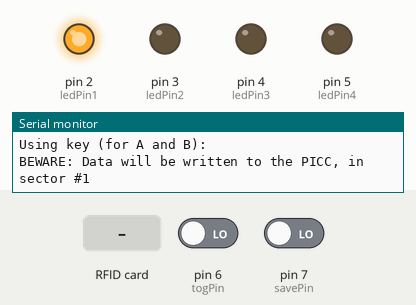
The sketch below on a simulated Arduino Uno, built with avr-gcc and run on an emulated ATmega328P. Shown: output pins drawn as LEDs (lit = HIGH), the last lines printed to the serial monitor. Dashed ring = blinking. Inputs (shaded band) come from the test bench; at power-on: pin 6 (togPin) LOW, pin 7 (savePin) LOW. Pins used as bus, display or sensor lines are not drawn.

Above: at 1.3 s.
1.4 s: pin 6 (togPin) driven HIGH
At 1.87 s:
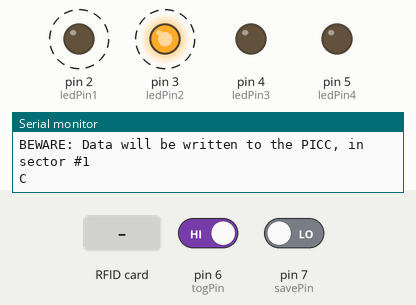
At 3.5 s:
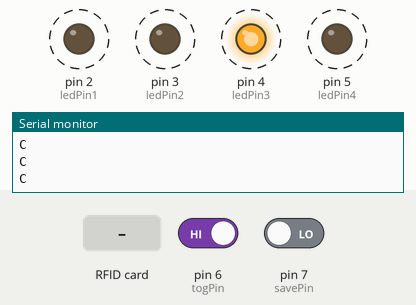
4.4 s: pin 7 (savePin) driven HIGH
7.3 s: RFID card 5E 7A 19 C4 held to the reader
10.1 s: pin 6 (togPin) driven LOW
At 11.8 s:
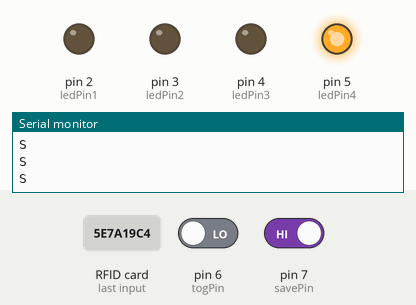
Timing chart, 0 to 12.9 s (numbered marks = the images above; inputs shaded):
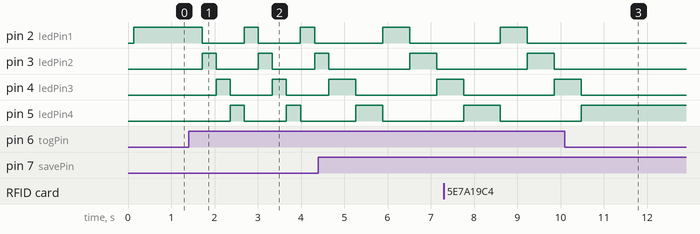

The sketch:

ReadTextStrings_uncommentToWrite_2.ino
```cpp
/**
   ----------------------------------------------------------------------------
   This is a MFRC522 library example; see https://github.com/miguelbalboa/rfid
   for further details and other examples.

   NOTE: The library file MFRC522.h has a lot of useful info. Please read it.

   Released into the public domain.
   ----------------------------------------------------------------------------
   This sample shows how to read and write data blocks on a MIFARE Classic PICC
   (= card/tag).

   BEWARE: Data will be written to the PICC, in sector #1 (blocks #4 to #7).


   Typical pin layout used:
   -----------------------------------------------------------------------------------------
               MFRC522      Arduino       Arduino   Arduino    Arduino          Arduino
               Reader/PCD   Uno           Mega      Nano v3    Leonardo/Micro   Pro Micro
   Signal      Pin          Pin           Pin       Pin        Pin              Pin
   -----------------------------------------------------------------------------------------
   RST/Reset   RST          9             5         D9         RESET/ICSP-5     RST
   SPI SS      SDA(SS)      10            53        D10        10               10
   SPI MOSI    MOSI         11 / ICSP-4   51        D11        ICSP-4           16
   SPI MISO    MISO         12 / ICSP-1   50        D12        ICSP-1           14
   SPI SCK     SCK          13 / ICSP-3   52        D13        ICSP-3           15

*/

#include <SPI.h>
#include <MFRC522.h>

#define RST_PIN         9           // Configurable, see typical pin layout above
#define SS_PIN          10          // Configurable, see typical pin layout above

MFRC522 mfrc522(SS_PIN, RST_PIN);   // Create MFRC522 instance.

MFRC522::MIFARE_Key key;

#define togPin 6
#define savePin 7
int counter = 0;
#define ledPin1 2
#define ledPin2 3
#define ledPin3 4
#define ledPin4 5

/**
   Initialize.
*/
void setup() {

  pinMode(togPin, INPUT);
  pinMode(savePin, INPUT);
  pinMode(ledPin1, OUTPUT);
  pinMode(ledPin2, OUTPUT);
  pinMode(ledPin3, OUTPUT);
  pinMode(ledPin4, OUTPUT);


  Serial.begin(9600); // Initialize serial communications with the PC
  while (!Serial);    // Do nothing if no serial port is opened (added for Arduinos based on ATMEGA32U4)
  SPI.begin();        // Init SPI bus
  mfrc522.PCD_Init(); // Init MFRC522 card

  // Prepare the key (used both as key A and as key B)
  // using FFFFFFFFFFFFh which is the default at chip delivery from the factory
  for (byte i = 0; i < 6; i++) {
    key.keyByte[i] = 0xFF;
  }

  Serial.println(F("Scan a MIFARE Classic PICC to demonstrate read and write."));
  Serial.print(F("Using key (for A and B):"));
  //dump_byte_array(key.keyByte, MFRC522::MF_KEY_SIZE);
  Serial.println();

  Serial.println(F("BEWARE: Data will be written to the PICC, in sector #1"));
}

/**
   Main loop.
*/
void loop() {

  int saveVal = digitalRead(savePin);
  int togVal = digitalRead(togPin);
  if(saveVal == 1){
    delay(300);
    Serial.write("S");
    }

  if (togVal == 1) {
    delay(300);
    Serial.write("C");
    counter++;
    if (counter > 3) {
      counter = 0;
    }
  }
  Serial.println("");

  if (counter == 0) {
    digitalWrite(ledPin1, HIGH);
    digitalWrite(ledPin2, LOW);
    digitalWrite(ledPin3, LOW);
    digitalWrite(ledPin4, LOW);

  } else if (counter == 1) {
    digitalWrite(ledPin1, LOW);
    digitalWrite(ledPin2, HIGH);
    digitalWrite(ledPin3, LOW);
    digitalWrite(ledPin4, LOW);
  } else if (counter == 2) {
    digitalWrite(ledPin1, LOW);
    digitalWrite(ledPin2, LOW);
    digitalWrite(ledPin3, HIGH);
    digitalWrite(ledPin4, LOW);
  } else if (counter == 3) {
    digitalWrite(ledPin1, LOW);
    digitalWrite(ledPin2, LOW);
    digitalWrite(ledPin3, LOW);
    digitalWrite(ledPin4, HIGH);
  }


  // Look for new cards
  if ( ! mfrc522.PICC_IsNewCardPresent())
    return;

  // Select one of the cards
  if ( ! mfrc522.PICC_ReadCardSerial())
    return;

  // Show some details of the PICC (that is: the tag/card)
  Serial.print(F("Card UID:"));
  //dump_byte_array(mfrc522.uid.uidByte, mfrc522.uid.size);
  //Serial.println();
  Serial.print(F("PICC type: "));
  MFRC522::PICC_Type piccType = mfrc522.PICC_GetType(mfrc522.uid.sak);
  Serial.println(mfrc522.PICC_GetTypeName(piccType));

  // Check for compatibility
  if (    piccType != MFRC522::PICC_TYPE_MIFARE_MINI
          &&  piccType != MFRC522::PICC_TYPE_MIFARE_1K
          &&  piccType != MFRC522::PICC_TYPE_MIFARE_4K) {
    Serial.println(F("This sample only works with MIFARE Classic cards."));
    return;
  }

  // In this sample we use the second sector,
  // that is: sector #1, covering block #4 up to and including block #7
  byte sector         = 1;
  byte blockAddr      = 4;
  byte dataBlock[16]    = {
    "I,5"
  };
  byte trailerBlock   = 7;
  MFRC522::StatusCode status;
  byte buffer[18];
  byte size = sizeof(buffer);

  // Authenticate using key A
  Serial.println(F("Authenticating using key A..."));
  status = (MFRC522::StatusCode) mfrc522.PCD_Authenticate(MFRC522::PICC_CMD_MF_AUTH_KEY_A, trailerBlock, &key, &(mfrc522.uid));
  if (status != MFRC522::STATUS_OK) {
    Serial.print(F("PCD_Authenticate() failed: "));
    Serial.println(mfrc522.GetStatusCodeName(status));
    return;
  }

  //    // Show the whole sector as it currently is
  //    Serial.println(F("Current data in sector:"));
  //    mfrc522.PICC_DumpMifareClassicSectorToSerial(&(mfrc522.uid), &key, sector);
  //    Serial.println();

  //    // Read data from the block
  //    Serial.print(F("Reading data from block ")); Serial.print(blockAddr);
  //    Serial.println(F(" ..."));
  //    status = (MFRC522::StatusCode) mfrc522.MIFARE_Read(blockAddr, buffer, &size);
  //    if (status != MFRC522::STATUS_OK) {
  //        Serial.print(F("MIFARE_Read() failed: "));
  //        Serial.println(mfrc522.GetStatusCodeName(status));
  //    }
  //    Serial.print(F("Data in block ")); Serial.print(blockAddr); Serial.println(F(":"));
  //    //dump_byte_array(buffer, 16); Serial.println();
  //    Serial.println();

  // Authenticate using key B
  Serial.println(F("Authenticating again using key B..."));
  status = (MFRC522::StatusCode) mfrc522.PCD_Authenticate(MFRC522::PICC_CMD_MF_AUTH_KEY_B, trailerBlock, &key, &(mfrc522.uid));
  if (status != MFRC522::STATUS_OK) {
    Serial.print(F("PCD_Authenticate() failed: "));
    Serial.println(mfrc522.GetStatusCodeName(status));
    return;
  }

//      // Write data to the block
//      Serial.print(F("Writing data into block ")); Serial.print(blockAddr);
//      Serial.println(F(" ..."));
//      //dump_byte_array(dataBlock, 16); Serial.println();
//      status = (MFRC522::StatusCode) mfrc522.MIFARE_Write(blockAddr, dataBlock, 16);
//
//      if (status != MFRC522::STATUS_OK) {
//          Serial.print(F("MIFARE_Write() failed: "));
//          Serial.println(mfrc522.GetStatusCodeName(status));
//      }
//      Serial.println();

  // Read data from the block (again, should now be what we have written)
  Serial.print(F("Reading data from block ")); Serial.print(blockAddr);
  Serial.println(F(" ..."));
  status = (MFRC522::StatusCode) mfrc522.MIFARE_Read(blockAddr, buffer, &size);
  //status = (MFRC522::StatusCode) mfrc522.MIFARE_Read(blockAddr2, buffer, &size);
  if (status != MFRC522::STATUS_OK) {
    Serial.print(F("MIFARE_Read() failed: "));
    Serial.println(mfrc522.GetStatusCodeName(status));
  }
  Serial.print(F("Data in block ")); Serial.print(blockAddr); Serial.println(F(":"));
  for (int i = 0 ; i < 16 ; i ++) {
    Serial.write(buffer[i]);
  }
  Serial.println("");

  // Check that data in block is what we have written
  // by counting the number of bytes that are equal
  Serial.println(F("Checking result..."));
  byte count = 0;
  for (byte i = 0; i < 16; i++) {
    // Compare buffer (= what we've read) with dataBlock (= what we've written)
    if (buffer[i] == dataBlock[i])
      count++;
  }
  Serial.print(F("Number of bytes that match = ")); Serial.println(count);
  if (count == 16) {
    Serial.println(F("Success :-)"));
  } else {
    Serial.println(F("Failure, no match :-("));
    Serial.println(F("  perhaps the write didn't work properly..."));
  }
  Serial.println();

  //    // Dump the sector data
  //    Serial.println(F("Current data in sector:"));
  //    mfrc522.PICC_DumpMifareClassicSectorToSerial(&(mfrc522.uid), &key, sector);
  //    Serial.println();

  // Halt PICC
  mfrc522.PICC_HaltA();
  // Stop encryption on PCD
  mfrc522.PCD_StopCrypto1();
}
```

Measured:
- after the input at 1.4 s, pin 2 (ledPin1), pin 3 (ledPin2): alternates HIGH for 0.33 s and LOW for 0.98 s, starting after 0.31 s; pin 4 (ledPin3): alternates HIGH for 0.33 s and LOW for 0.98 s, starting after 0.64 s; pin 5 (ledPin4): alternates HIGH for 0.33 s and LOW for 0.98 s, starting after 0.96 s
- after the input at 10.1 s, pin 2 (ledPin1): stays LOW (without the input it goes to HIGH after 1.0 s); pin 3 (ledPin2): stays LOW (without the input it goes to HIGH after 1.6 s); pin 4 (ledPin3): goes on until 10.5 s, then stays LOW; pin 5 (ledPin4): goes on until 10.5 s, then stays HIGH
